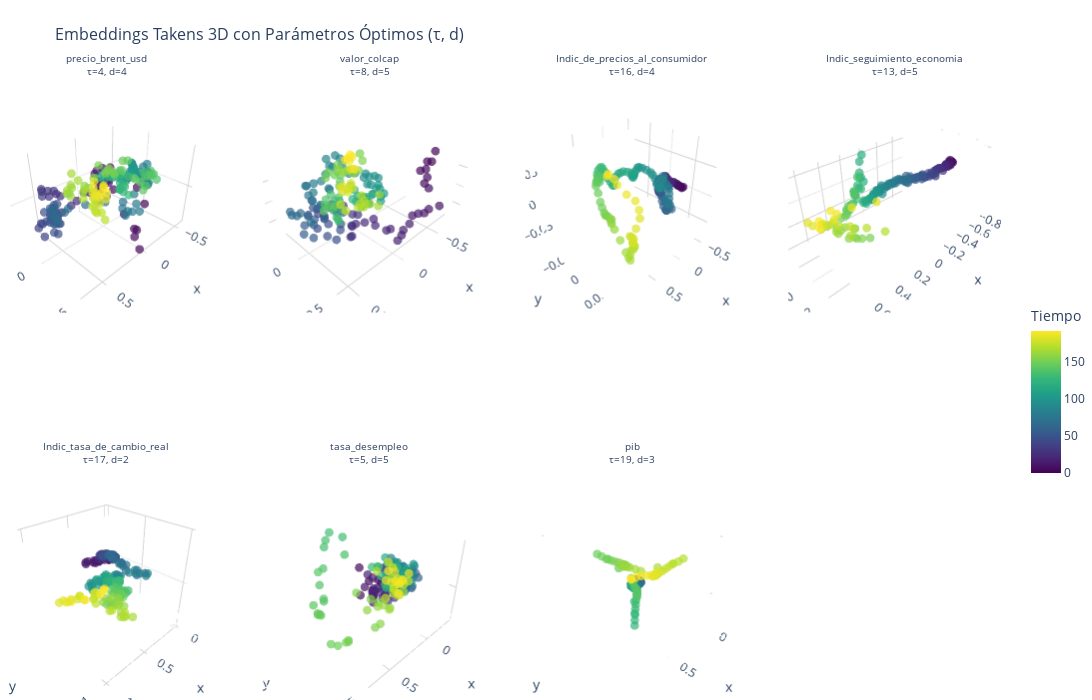

The code cell stored with this chart in its notebook:
### Code cell
# --- Crear títulos con parámetros antes de make_subplots ---
subplot_titles_list = []
for name in single_embeddings.keys():
    tau = optimal_parameters_emb[name][0]
    d = optimal_parameters_emb[name][1]
    subplot_titles_list.append(f"{name}<br>τ={tau}, d={d}")

# --- Crear la cuadrícula dinámica de subplots ---
n = len(single_embeddings)
cols = math.ceil(math.sqrt(n) + 1)
rows = math.ceil(n / cols)

fig = make_subplots(
    rows=rows,
    cols=cols,
    specs=[[{'type': 'scatter3d'} for _ in range(cols)] for _ in range(rows)],
    subplot_titles=subplot_titles_list
)

# --- Graficar cada embedding ---
for i, (name, arr) in enumerate(single_embeddings.items()):
    # Obtener parámetros óptimos
    tau = optimal_parameters_emb[name][0]
    d = optimal_parameters_emb[name][1]
    
    # Ajustar dimensionalidad para 3D
    n_points, dim = arr.shape

    if dim < 3:
        # Rellenar con ceros hasta tener 3 dimensiones
        arr_3d = np.hstack([arr, np.zeros((n_points, 3 - dim))])
        info_extra = f" (dim={dim}→3D)"
    elif dim > 3:
        # Reducir con PCA
        pca = PCA(n_components=3)
        arr_3d = pca.fit_transform(arr)
        explained = np.sum(pca.explained_variance_ratio_)
        info_extra = f" (PCA: {explained:.1%} var)"
    else:
        arr_3d = arr
        info_extra = ""

    # Posición en la cuadrícula
    r = i // cols + 1
    c = i % cols + 1

    # Obtener fechas correspondientes al embedding
    # El embedding tiene menos puntos que la serie original debido a tau y d
    n_original = len(data)
    start_idx = n_original - len(arr_3d)  # Índice de inicio del embedding
    fechas_embedding = data.index[start_idx:start_idx + len(arr_3d)]
    
    # Convertir fechas a strings para el hover
    fechas_str = [fecha.strftime('%Y-%m-%d') for fecha in fechas_embedding]
    
    # Añadir la nube 3D con gradiente de color por índice temporal
    colors = np.arange(len(arr_3d))  # Color según posición temporal
    
    fig.add_trace(
        go.Scatter3d(
            x=arr_3d[:, 0],
            y=arr_3d[:, 1],
            z=arr_3d[:, 2],
            mode='markers',
            marker=dict(
                size=3, 
                opacity=0.7,
                color=colors,
                colorscale='Viridis',
                showscale=(i == 0),  # Mostrar escala solo en el primero
                colorbar=dict(
                    title="Tiempo",
                    x=1.02,
                    len=0.3
                ) if i == 0 else None
            ),
            name=f"{name}{info_extra}",
            text=fechas_str,
            hovertemplate=f"<b>{name}</b><br>τ={tau}, d={d}<br>" +
                         "<b>Fecha:</b> %{text}<br>" +
                         "x: %{x:.3f}<br>y: %{y:.3f}<br>z: %{z:.3f}<extra></extra>"
        ),
        row=r, col=c
    )

# --- Ajustes estéticos ---
fig.update_layout(
    height=350 * rows,
    width=350 * cols,
    showlegend=False,
    title_text="Embeddings Takens 3D con Parámetros Óptimos (τ, d)",
    title_font_size=16,
    margin=dict(l=0, r=0, t=80, b=0),
)

# Actualizar ejes para mejor visualización
for i in range(1, rows * cols + 1):
    fig.update_scenes(
        dict(
            xaxis=dict(showgrid=True, gridcolor='lightgray', showbackground=True, backgroundcolor='white'),
            yaxis=dict(showgrid=True, gridcolor='lightgray', showbackground=True, backgroundcolor='white'),
            zaxis=dict(showgrid=True, gridcolor='lightgray', showbackground=True, backgroundcolor='white'),
            camera=dict(
                eye=dict(x=1.5, y=1.5, z=1.3)
            )
        ),
        row=(i-1)//cols + 1,
        col=(i-1)%cols + 1
    )

# Ajustar tamaño de fuente de títulos de subplots
fig.update_annotations(font_size=10)

fig.show()

### Figure 1 — Plotly figure (JSON) as saved in the notebook; plotly's stock layout.template omitted (floating-point values rounded to 4 significant figures; data arrays with more than 128 entries replaced by an {"elided": "..."} marker saying what was removed)
{"data": [{"hovertemplate": "<b>precio_brent_usd</b><br>τ=4, d=4<br><b>Fecha:</b> %{text}<br>x: %{x:.3f}<br>y: %{y:.3f}<br>z: %{z:.3f}<extra></extra>", "marker": {"color": {"elided": "192 int values"}, "colorbar": {"len": 0.3, "title": {"text": "Tiempo"}, "x": 1.02}, "colorscale": [[0, "#440154"], [0.1111, "#482878"], [0.2222, "#3e4989"], [0.3333, "#31688e"], [0.4444, "#26828e"], [0.5556, "#1f9e89"], [0.6667, "#35b779"], [0.7778, "#6ece58"], [0.8889, "#b5de2b"], [1, "#fde725"]], "opacity": 0.7, "showscale": true, "size": 3}, "mode": "markers", "name": "precio_brent_usd (PCA: 97.0% var)", "scene": "scene", "text": {"elided": "192 str values"}, "type": "scatter3d", "x": {"elided": "192 float values"}, "y": {"elided": "192 float values"}, "z": {"elided": "192 float values"}}, {"hovertemplate": "<b>valor_colcap</b><br>τ=8, d=5<br><b>Fecha:</b> %{text}<br>x: %{x:.3f}<br>y: %{y:.3f}<br>z: %{z:.3f}<extra></extra>", "marker": {"color": {"elided": "172 int values"}, "colorscale": [[0, "#440154"], [0.1111, "#482878"], [0.2222, "#3e4989"], [0.3333, "#31688e"], [0.4444, "#26828e"], [0.5556, "#1f9e89"], [0.6667, "#35b779"], [0.7778, "#6ece58"], [0.8889, "#b5de2b"], [1, "#fde725"]], "opacity": 0.7, "showscale": false, "size": 3}, "mode": "markers", "name": "valor_colcap (PCA: 87.0% var)", "scene": "scene2", "text": {"elided": "172 str values"}, "type": "scatter3d", "x": {"elided": "172 float values"}, "y": {"elided": "172 float values"}, "z": {"elided": "172 float values"}}, {"hovertemplate": "<b>Indic_de_precios_al_consumidor</b><br>τ=16, d=4<br><b>Fecha:</b> %{text}<br>x: %{x:.3f}<br>y: %{y:.3f}<br>z: %{z:.3f}<extra></extra>", "marker": {"color": {"elided": "156 int values"}, "colorscale": [[0, "#440154"], [0.1111, "#482878"], [0.2222, "#3e4989"], [0.3333, "#31688e"], [0.4444, "#26828e"], [0.5556, "#1f9e89"], [0.6667, "#35b779"], [0.7778, "#6ece58"], [0.8889, "#b5de2b"], [1, "#fde725"]], "opacity": 0.7, "showscale": false, "size": 3}, "mode": "markers", "name": "Indic_de_precios_al_consumidor (PCA: 99.9% var)", "scene": "scene3", "text": {"elided": "156 str values"}, "type": "scatter3d", "x": {"elided": "156 float values"}, "y": {"elided": "156 float values"}, "z": {"elided": "156 float values"}}, {"hovertemplate": "<b>Indic_seguimiento_economia</b><br>τ=13, d=5<br><b>Fecha:</b> %{text}<br>x: %{x:.3f}<br>y: %{y:.3f}<br>z: %{z:.3f}<extra></extra>", "marker": {"color": {"elided": "152 int values"}, "colorscale": [[0, "#440154"], [0.1111, "#482878"], [0.2222, "#3e4989"], [0.3333, "#31688e"], [0.4444, "#26828e"], [0.5556, "#1f9e89"], [0.6667, "#35b779"], [0.7778, "#6ece58"], [0.8889, "#b5de2b"], [1, "#fde725"]], "opacity": 0.7, "showscale": false, "size": 3}, "mode": "markers", "name": "Indic_seguimiento_economia (PCA: 95.9% var)", "scene": "scene4", "text": {"elided": "152 str values"}, "type": "scatter3d", "x": {"elided": "152 float values"}, "y": {"elided": "152 float values"}, "z": {"elided": "152 float values"}}, {"hovertemplate": "<b>Indic_tasa_de_cambio_real</b><br>τ=17, d=2<br><b>Fecha:</b> %{text}<br>x: %{x:.3f}<br>y: %{y:.3f}<br>z: %{z:.3f}<extra></extra>", "marker": {"color": {"elided": "187 int values"}, "colorscale": [[0, "#440154"], [0.1111, "#482878"], [0.2222, "#3e4989"], [0.3333, "#31688e"], [0.4444, "#26828e"], [0.5556, "#1f9e89"], [0.6667, "#35b779"], [0.7778, "#6ece58"], [0.8889, "#b5de2b"], [1, "#fde725"]], "opacity": 0.7, "showscale": false, "size": 3}, "mode": "markers", "name": "Indic_tasa_de_cambio_real (dim=2→3D)", "scene": "scene5", "text": {"elided": "187 str values"}, "type": "scatter3d", "x": {"elided": "187 float values"}, "y": {"elided": "187 float values"}, "z": {"elided": "187 float values"}}, {"hovertemplate": "<b>tasa_desempleo</b><br>τ=5, d=5<br><b>Fecha:</b> %{text}<br>x: %{x:.3f}<br>y: %{y:.3f}<br>z: %{z:.3f}<extra></extra>", "marker": {"color": {"elided": "184 int values"}, "colorscale": [[0, "#440154"], [0.1111, "#482878"], [0.2222, "#3e4989"], [0.3333, "#31688e"], [0.4444, "#26828e"], [0.5556, "#1f9e89"], [0.6667, "#35b779"], [0.7778, "#6ece58"], [0.8889, "#b5de2b"], [1, "#fde725"]], "opacity": 0.7, "showscale": false, "size": 3}, "mode": "markers", "name": "tasa_desempleo (PCA: 81.7% var)", "scene": "scene6", "text": {"elided": "184 str values"}, "type": "scatter3d", "x": {"elided": "184 float values"}, "y": {"elided": "184 float values"}, "z": {"elided": "184 float values"}}, {"hovertemplate": "<b>pib</b><br>τ=19, d=3<br><b>Fecha:</b> %{text}<br>x: %{x:.3f}<br>y: %{y:.3f}<br>z: %{z:.3f}<extra></extra>", "marker": {"color": {"elided": "166 int values"}, "colorscale": [[0, "#440154"], [0.1111, "#482878"], [0.2222, "#3e4989"], [0.3333, "#31688e"], [0.4444, "#26828e"], [0.5556, "#1f9e89"], [0.6667, "#35b779"], [0.7778, "#6ece58"], [0.8889, "#b5de2b"], [1, "#fde725"]], "opacity": 0.7, "showscale": false, "size": 3}, "mode": "markers", "name": "pib", "scene": "scene7", "text": {"elided": "166 str values"}, "type": "scatter3d", "x": {"elided": "166 float values"}, "y": {"elided": "166 float values"}, "z": {"elided": "166 float values"}}], "layout": {"annotations": [{"font": {"size": 10}, "showarrow": false, "text": "precio_brent_usd<br>τ=4, d=4", "x": 0.1062, "xanchor": "center", "xref": "paper", "y": 1, "yanchor": "bottom", "yref": "paper"}, {"font": {"size": 10}, "showarrow": false, "text": "valor_colcap<br>τ=8, d=5", "x": 0.3688, "xanchor": "center", "xref": "paper", "y": 1, "yanchor": "bottom", "yref": "paper"}, {"font": {"size": 10}, "showarrow": false, "text": "Indic_de_precios_al_consumidor<br>τ=16, d=4", "x": 0.6313, "xanchor": "center", "xref": "paper", "y": 1, "yanchor": "bottom", "yref": "paper"}, {"font": {"size": 10}, "showarrow": false, "text": "Indic_seguimiento_economia<br>τ=13, d=5", "x": 0.8938, "xanchor": "center", "xref": "paper", "y": 1, "yanchor": "bottom", "yref": "paper"}, {"font": {"size": 10}, "showarrow": false, "text": "Indic_tasa_de_cambio_real<br>τ=17, d=2", "x": 0.1062, "xanchor": "center", "xref": "paper", "y": 0.375, "yanchor": "bottom", "yref": "paper"}, {"font": {"size": 10}, "showarrow": false, "text": "tasa_desempleo<br>τ=5, d=5", "x": 0.3688, "xanchor": "center", "xref": "paper", "y": 0.375, "yanchor": "bottom", "yref": "paper"}, {"font": {"size": 10}, "showarrow": false, "text": "pib<br>τ=19, d=3", "x": 0.6313, "xanchor": "center", "xref": "paper", "y": 0.375, "yanchor": "bottom", "yref": "paper"}], "height": 700, "margin": {"b": 0, "l": 0, "r": 0, "t": 80}, "scene": {"camera": {"eye": {"x": 1.5, "y": 1.5, "z": 1.3}}, "domain": {"x": [0, 0.2125], "y": [0.625, 1]}, "xaxis": {"backgroundcolor": "white", "gridcolor": "lightgray", "showbackground": true, "showgrid": true}, "yaxis": {"backgroundcolor": "white", "gridcolor": "lightgray", "showbackground": true, "showgrid": true}, "zaxis": {"backgroundcolor": "white", "gridcolor": "lightgray", "showbackground": true, "showgrid": true}}, "scene2": {"camera": {"eye": {"x": 1.5, "y": 1.5, "z": 1.3}}, "domain": {"x": [0.2625, 0.475], "y": [0.625, 1]}, "xaxis": {"backgroundcolor": "white", "gridcolor": "lightgray", "showbackground": true, "showgrid": true}, "yaxis": {"backgroundcolor": "white", "gridcolor": "lightgray", "showbackground": true, "showgrid": true}, "zaxis": {"backgroundcolor": "white", "gridcolor": "lightgray", "showbackground": true, "showgrid": true}}, "scene3": {"camera": {"eye": {"x": 1.5, "y": 1.5, "z": 1.3}}, "domain": {"x": [0.525, 0.7375], "y": [0.625, 1]}, "xaxis": {"backgroundcolor": "white", "gridcolor": "lightgray", "showbackground": true, "showgrid": true}, "yaxis": {"backgroundcolor": "white", "gridcolor": "lightgray", "showbackground": true, "showgrid": true}, "zaxis": {"backgroundcolor": "white", "gridcolor": "lightgray", "showbackground": true, "showgrid": true}}, "scene4": {"camera": {"eye": {"x": 1.5, "y": 1.5, "z": 1.3}}, "domain": {"x": [0.7875, 1], "y": [0.625, 1]}, "xaxis": {"backgroundcolor": "white", "gridcolor": "lightgray", "showbackground": true, "showgrid": true}, "yaxis": {"backgroundcolor": "white", "gridcolor": "lightgray", "showbackground": true, "showgrid": true}, "zaxis": {"backgroundcolor": "white", "gridcolor": "lightgray", "showbackground": true, "showgrid": true}}, "scene5": {"camera": {"eye": {"x": 1.5, "y": 1.5, "z": 1.3}}, "domain": {"x": [0, 0.2125], "y": [0, 0.375]}, "xaxis": {"backgroundcolor": "white", "gridcolor": "lightgray", "showbackground": true, "showgrid": true}, "yaxis": {"backgroundcolor": "white", "gridcolor": "lightgray", "showbackground": true, "showgrid": true}, "zaxis": {"backgroundcolor": "white", "gridcolor": "lightgray", "showbackground": true, "showgrid": true}}, "scene6": {"camera": {"eye": {"x": 1.5, "y": 1.5, "z": 1.3}}, "domain": {"x": [0.2625, 0.475], "y": [0, 0.375]}, "xaxis": {"backgroundcolor": "white", "gridcolor": "lightgray", "showbackground": true, "showgrid": true}, "yaxis": {"backgroundcolor": "white", "gridcolor": "lightgray", "showbackground": true, "showgrid": true}, "zaxis": {"backgroundcolor": "white", "gridcolor": "lightgray", "showbackground": true, "showgrid": true}}, "scene7": {"camera": {"eye": {"x": 1.5, "y": 1.5, "z": 1.3}}, "domain": {"x": [0.525, 0.7375], "y": [0, 0.375]}, "xaxis": {"backgroundcolor": "white", "gridcolor": "lightgray", "showbackground": true, "showgrid": true}, "yaxis": {"backgroundcolor": "white", "gridcolor": "lightgray", "showbackground": true, "showgrid": true}, "zaxis": {"backgroundcolor": "white", "gridcolor": "lightgray", "showbackground": true, "showgrid": true}}, "scene8": {"camera": {"eye": {"x": 1.5, "y": 1.5, "z": 1.3}}, "domain": {"x": [0.7875, 1], "y": [0, 0.375]}, "xaxis": {"backgroundcolor": "white", "gridcolor": "lightgray", "showbackground": true, "showgrid": true}, "yaxis": {"backgroundcolor": "white", "gridcolor": "lightgray", "showbackground": true, "showgrid": true}, "zaxis": {"backgroundcolor": "white", "gridcolor": "lightgray", "showbackground": true, "showgrid": true}}, "showlegend": false, "title": {"font": {"size": 16}, "text": "Embeddings Takens 3D con Parámetros Óptimos (τ, d)"}, "width": 1400}}
